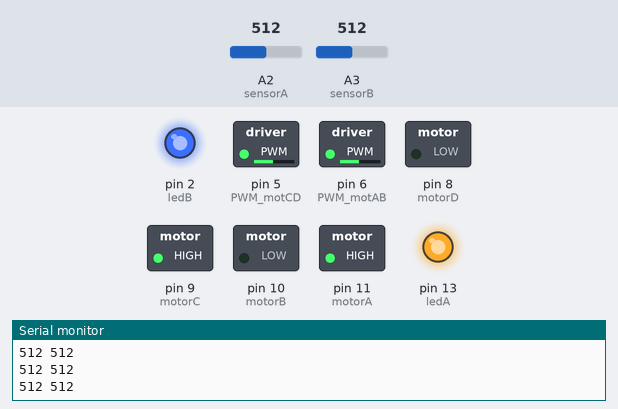
A sketch run on a simulated Arduino Uno, built with avr-gcc and run on an emulated ATmega328P. On the bench: switched loads named in the sketch (green lamp = pin HIGH), output pins drawn as LEDs (lit = HIGH), the last lines printed to the serial monitor. The inputs (shaded band) are chosen by the test bench; at power-on: A2 (sensorA) = 512, A3 (sensorB) = 512.

Above: at 1.2 s.
1.3 s: A2 (sensorA) set to 112
2.8 s: A2 (sensorA) set to 96
At 3.4 s:
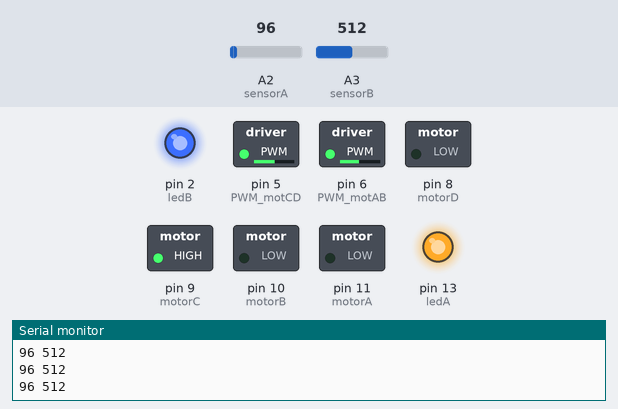
4.3 s: A2 (sensorA) set to 122
At 5.2 s:
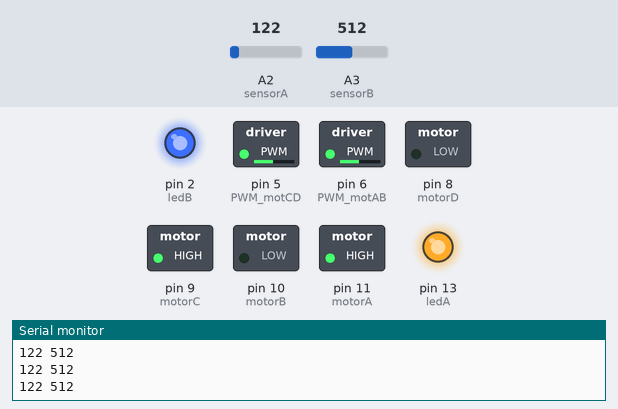
5.8 s: A3 (sensorB) set to 109
7.3 s: A3 (sensorB) set to 89
At 8.5 s:
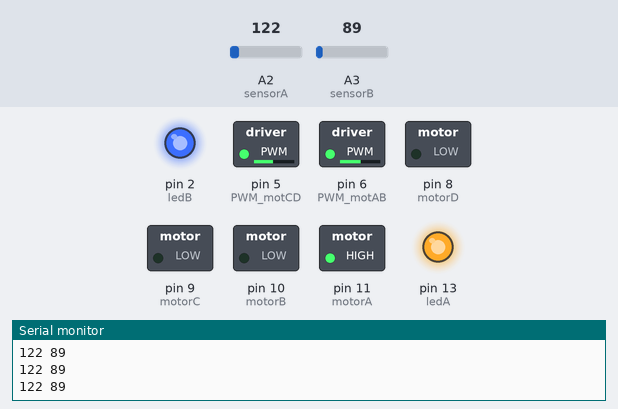
8.8 s: A3 (sensorB) set to 122
At 10.3 s:
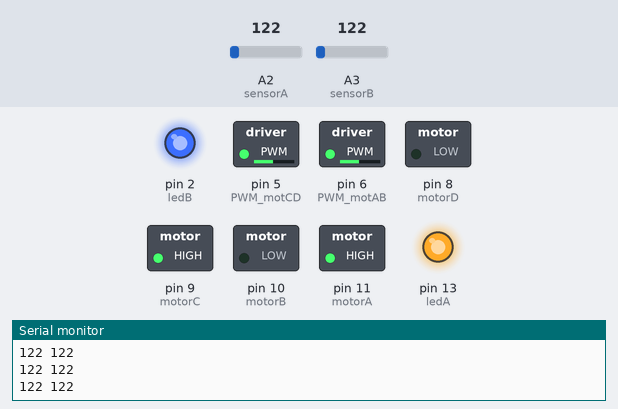
Timing chart, 0 to 11.3 s (numbered marks = the images above; inputs shaded):
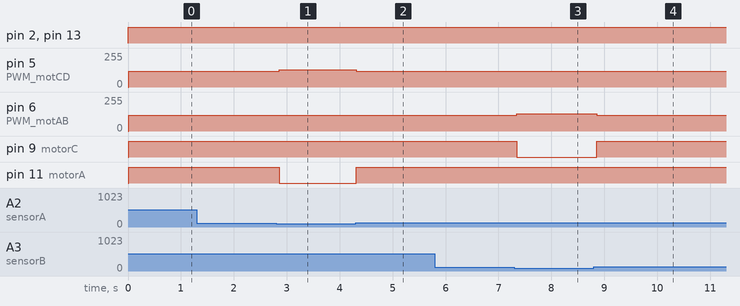

The sketch:

linetrace.ino
```cpp
// センサに応じて左右のモーターを回転
const int motorA = 11;
const int motorB = 10;
const int PWM_motAB = 6;
const int motorC = 9;
const int motorD = 8;
const int PWM_motCD = 5;
// led
const int ledA = 13;
const int ledB = 2;
//　フォトトランジスタ
const int sensorA = 2;
const int sensorB = 3;
//　センサから読み取った値（analog）
int valA = 0;
int valB = 0;
//　閾値
int alpha = 100;

void setup(){
  pinMode(motorA,OUTPUT);
  pinMode(motorB,OUTPUT);
  pinMode(motorC,OUTPUT);
  pinMode(motorD,OUTPUT);
  pinMode(PWM_motAB,OUTPUT);
  pinMode(PWM_motCD,OUTPUT);
  pinMode(ledA,OUTPUT);
  pinMode(ledB,OUTPUT);
  Serial.begin(9600);
}

void loop(){
  //ledは常にONにしておく
  digitalWrite(ledA,HIGH);
  digitalWrite(ledB,HIGH);
  delay(10);
  valA = analogRead(sensorA);
  valB = analogRead(sensorB);
  //シリアルポートに読み取った値を表示させる
  Serial.print(valA);
  Serial.print(" ");
  Serial.println(valB);

  if (valA > alpha && valB > alpha){
    //左、右ともに白なら直進
    digitalWrite(motorA,HIGH);
    digitalWrite(motorB,LOW);
    analogWrite(PWM_motAB,120);
    digitalWrite(motorC,HIGH);
    digitalWrite(motorD,LOW);
    analogWrite(PWM_motCD,120);
  }else if(valA <= alpha && valB > alpha){
    //左が黒、右が白ならに左へ旋回
    digitalWrite(motorA,LOW);
    digitalWrite(motorB,LOW);
    digitalWrite(motorC,HIGH);
    digitalWrite(motorD,LOW);
    analogWrite(PWM_motCD,130);
  }else if(valA > alpha && valB <= alpha){
    //左が白、右が黒ならに右へ旋回
    digitalWrite(motorA,HIGH);
    digitalWrite(motorB,LOW);
    analogWrite(PWM_motAB,130);
    digitalWrite(motorC,LOW);
    digitalWrite(motorD,LOW);
  }else{
    digitalWrite(motorA,HIGH);
    digitalWrite(motorB,LOW);
    analogWrite(PWM_motAB,120);
    digitalWrite(motorC,HIGH);
    digitalWrite(motorD,LOW);
    analogWrite(PWM_motCD,120);
  }
  //モーターの動作を0.05秒つづける
  delay(50);
}
```

Measured:
- the behaviour switches between 101 and 100 on A2 (sensorA) (found by bisection; images 0 and 1)
- the behaviour switches between 101 and 100 on A3 (sensorB) (found by bisection; images 2 and 3)
- after the input at 2.8 s, pin 5 (PWM_motCD): 120/255 → 130/255 after 0.06 s; pin 11 (motorA): HIGH → LOW after 0.06 s
- after the input at 4.3 s, pin 5 (PWM_motCD): 130/255 → 120/255 at once; pin 11 (motorA): LOW → HIGH at once
- after the input at 7.3 s, pin 6 (PWM_motAB): 120/255 → 130/255 at once; pin 9 (motorC): HIGH → LOW at once
- after the input at 8.8 s, pin 6 (PWM_motAB): 130/255 → 120/255 after 0.06 s; pin 9 (motorC): LOW → HIGH after 0.06 s
